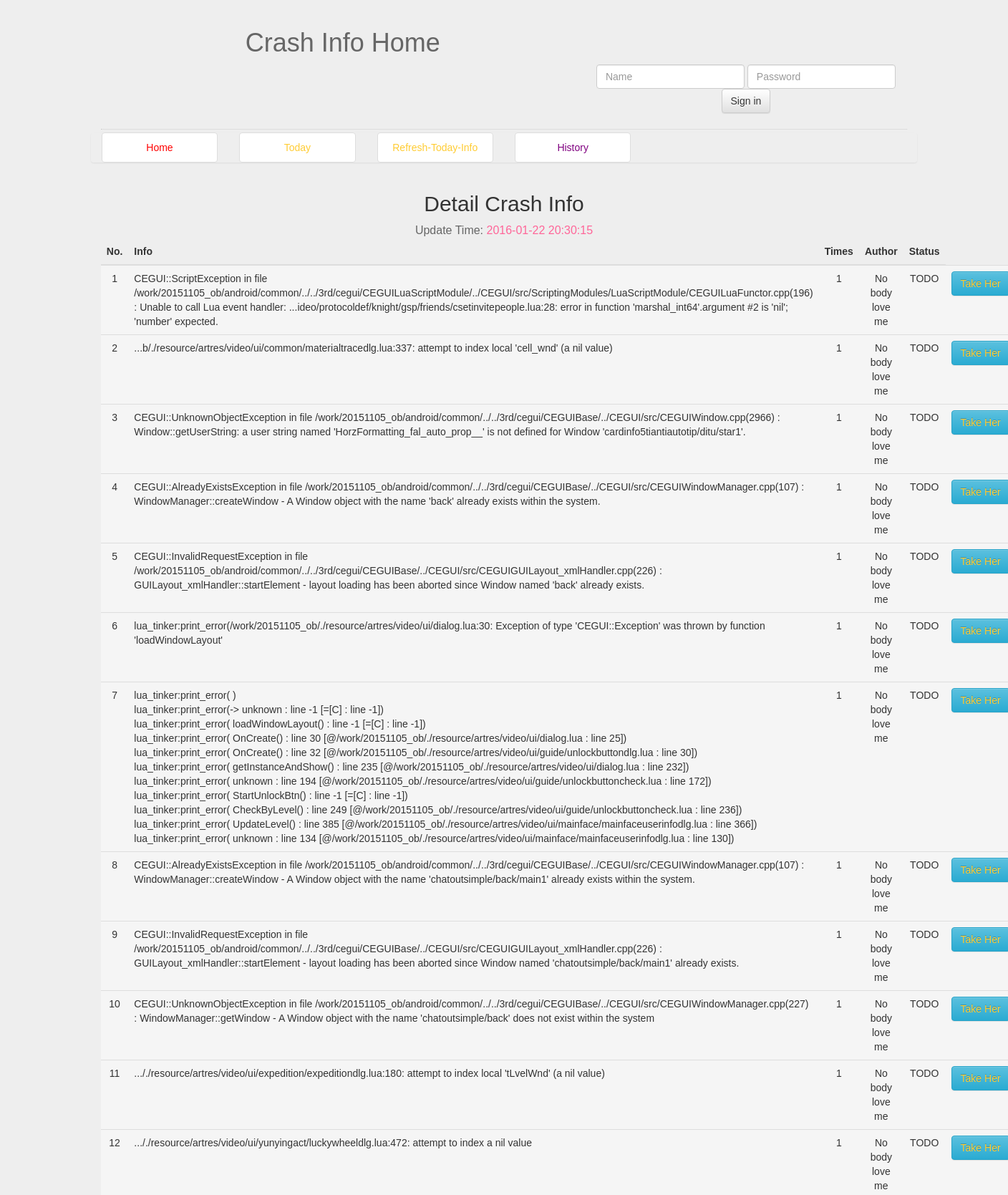
The app's page /show_today (upper part) with its own data.
### tables this page shows
CREATE TABLE crash_info (
                    id INTEGER PRIMARY KEY AUTOINCREMENT,
                    hash_value TEXT NOT NULL,
                    info TEXT NOT NULL,
                    times INTEGER NOT NULL,
                    status INTEGER,
                    author TEXT );

### main.py (the view)
@app.route('/show_today')
def show_today():
    status = check_today_db()
    if not status:
        flash("There is no today's data,please create id")
        return redirect(url_for('index'))
    session['req_today_db'] = get_today_date()
    db = get_db_inst_of_day(get_today_date())
    dat = [dict(id=r[0], hash=r[1], info=r[2], times=r[3], status=r[4], author=r[5])\
            for r in db.get_crash_data()]
    t = db_update_time_to_str(db.get_last_update())
    return render_template('main.html', status=status, data=dat, time=t)

### db_utils.py (called while the page is built)
    def get_crash_data(self):
        conn = sqlite3.connect(self.dbname)
        cur = conn.cursor()
        rows = cur.execute("select * from crash_info").fetchall()
        conn.close()
        return rows

    def get_last_update(self):
        conn = sqlite3.connect(self.dbname)
        cur = conn.cursor()
        row = cur.execute('select * from update_info order by id desc limit 1').fetchone()
        conn.close()
        return row

### utils.py (called while the page is built)
def db_update_time_to_str(row):
    if row is None:
        return ''
    return '%s-%02d-%02d %02d:%02d:%02d' % \
            (row[1], row[2], row[3], row[4], row[5], row[6])

def get_db_inst_of_day(date):
    return DB_model(date)

def get_today_date():
    return time.strftime('%Y-%m-%d', time.localtime(time.time()))

def check_today_db():
    db = './db/' + get_today_date() + '.db'
    if not os.path.isfile(db):
        return False
    return True

### templates/main.html
{% extends 'layout.html' %}
{% block list %}
<div class="list">
    <div class="row list-group" style="margin-top:3px;">
        <div class="col-xs-2">
            <a class="list-group-item" href="{{ url_for('index') }}" style='color:red'> Home </a>
        </div>
        <div class="col-xs-2">
            <a class="list-group-item" href="{{ url_for('show_today') }}">Today</a>
        </div>
        {% if status %}
        <div class="col-xs-2">
            <a class="list-group-item" href="{{ url_for('update') }}">Refresh-Today-Info</a>
        </div>
        {% else %}
        <div class="col-xs-2">
            <a class="list-group-item" href="{{ url_for('pulldata') }}">Create-Db</a>
        </div>
        {% endif %}
        <div class="col-xs-2">
            <a class="list-group-item" href="{{ url_for('history') }}" style='color:purple'> History </a>
        </div>
    </div>
</div>
{% endblock %}
{% block detail %}
<div class='content'>
    {% if data %}
    <h2> Detail Crash Info </h2>
    <div class="update-time">Update Time: <span>{{time}}</span></div>
        <table class='table table-hover'>
            <thead>
                <tr>
                    <th>No.</th>
                    <th>Info</th>
                    <th>Times</th>
                    <th>Author</th>
                    <th>Status</th>
                </tr>
            </thead>
            <tbody>
                {% for item in data %}
                <tr class={% if item.status == 0 %} "active"
                    {% elif item.status == 1 %}"warning"
                    {% elif item.status == 2 %}"success"
                    {% endif %}>
                    <td> {{ item.id }} </td>
                    {% autoescape false %}
                    <td class="crash-text"> {{ item.info }} </td>
                    {% endautoescape %}
                    <td> {{ item.times }} </td>
                    <td> {{ item.author }} </td>
                    {% if item.status == 0 %}
                    <td>TODO</td>
                    <td> <a class="btn btn-info" href="{{ url_for('takeit', id=item.id) }}">Take Her</a></td>
                    {% elif item.status == 1 %}
                    <td>DOING</td>
                    <td> <a class="btn btn-warning" href="{{ url_for('doit',id=item.id) }}" >Done</a></td>
                    {% elif item.status == 2 %}
                    <td>DONE</td>
                    <td class="btn btn-success"><strong>GAME OVER</strong></td>
                    {% endif %}
                </tr>
                {% endfor %}
            </tbody>
        </table>
    {% endif %}
</div>
{% endblock %}

### templates/layout.html (shortened to what this page needs)
<!DOCTYPE html>
<html lang='en'>
    <head>
        <link href="{{ url_for('static',filename='css/bootstrap.min.css') }}" rel="stylesheet">
        <link href="{{ url_for('static',filename='css/bootstrap-theme.min.css') }}" rel="stylesheet">
        <link href="{{ url_for('static',filename='css/style.css') }}" rel="stylesheet">
    </head>
    <body>
        <div class="page-header">
            <div class="info">
                <h1>Crash Info Home</h1>
            </div>
            {% if not session.login_in %}
            <div class="login">
                <form  class="form-inline" action="{{ url_for('login') }}" method="post">
                    <div class="form-group">
                        <input type="text" class="form-control" name="username" placeholder="Name">
                    </div>
                    <div class="form-group">
                        <input type="password" class="form-control" name="password" placeholder="Password">
                    </div>
                    <button type="submit" class="btn btn-default">Sign in</button>
                </form>
            </div>
            {% else %}
            <div class="nav-login">
                <a href="{{ url_for('logout') }}"> Sign Out </a>
            </div>
            {% endif %}
        </div>
        {% block list %}
        {% endblock %}
        {% block detail %}
        {% endblock %}
    </body>
</html>

### static/css/style.css (style rules this page uses)
body { margin:0 auto; padding: 0 auto; width:80%; font-family: sans-serif; background: #eee; }
a { text-decoration:none; }
a:link { color: #FFCC33; }
table { text-align:center; }
table .crash-text { text-align:left; }
.page-header .info { width:60%; text-align:center; font-size:20px;color:#666; }
.content h2 { text-align:center; }
.update-time { margin:0 auto; text-align:center; height:50; color: #666; font-size:16px }
.update-time span { color:#F69; }
.login { width:40%; text-align:center;display:inline; float:right }
.list { border-top:1px dotted #ccc;padding:1px; margin-top: 80px; text-align:center; }

### records on screen
crash_info: id "1", info "CEGUI::ScriptException in file /work/20151105_ob/android/common/../../3rd/cegui/CEGUILuaScriptModule/../CEGUI/src/ScriptingModules/LuaScriptModule/CEGUILuaFunctor.cpp(196) : Unable to call Lua event handler: ...ideo/protocoldef/knight/gsp/friends/csetinvitepeople.lua:28: error in function 'marshal_int64'.argument #2 is 'nil'; 'number' expected.", times "1", author "No body love me"
crash_info: id "2", info "...b/./resource/artres/video/ui/common/materialtracedlg.lua:337: attempt to index local 'cell_wnd' (a nil value)", times "1", author "No body love me"
crash_info: id "3", info "CEGUI::UnknownObjectException in file /work/20151105_ob/android/common/../../3rd/cegui/CEGUIBase/../CEGUI/src/CEGUIWindow.cpp(2966) : Window::getUserString: a user string named 'HorzFormatting_fal_auto_prop__' is not defined for Window 'cardinfo5tiantiautotip/ditu/star1'.", times "1", author "No body love me"
crash_info: id "4", info "CEGUI::AlreadyExistsException in file /work/20151105_ob/android/common/../../3rd/cegui/CEGUIBase/../CEGUI/src/CEGUIWindowManager.cpp(107) : WindowManager::createWindow - A Window object with the name 'back' already exists within the system.", times "1", author "No body love me"
crash_info: id "5", info "CEGUI::InvalidRequestException in file /work/20151105_ob/android/common/../../3rd/cegui/CEGUIBase/../CEGUI/src/CEGUIGUILayout_xmlHandler.cpp(226) : GUILayout_xmlHandler::startElement - layout loading has been aborted since Window named 'back' already exists.", times "1", author "No body love me"
crash_info: id "6", info "lua_tinker:print_error(/work/20151105_ob/./resource/artres/video/ui/dialog.lua:30: Exception of type 'CEGUI::Exception' was thrown by function 'loadWindowLayout'", times "1", author "No body love me"
crash_info: id "7", info "lua_tinker:print_error( ) lua_tinker:print_error(-> unknown : line -1 [=[C] : line -1]) lua_tinker:print_error( loadWindowLayout() : line -1 [=[C] : line -1]) lua_tinker:print_error( OnCreate() : line 30 [@/work/20151105_ob/./resource/artres/video/ui/dialog.lua : line 25]) lua_tinker:print_error( OnCreate() : line 32 [@/work/20151105_ob/./resource/artres/video/ui/guide/unlockbuttondlg.lua : line 30]) lua_tinker:print_error( getInstanceAndShow() : line 235 [@/work/20151105_ob/./resource/artres/video/ui/dialog.lua : line 232]) lua_tinker:print_error( unknown : line 194 [@/work/20151105_ob/./resource/artres/video/ui/guide/unlockbuttoncheck.lua : line 172]) lua_tinker:print_error(…", times "1", author "No body love me"
crash_info: id "8", info "CEGUI::AlreadyExistsException in file /work/20151105_ob/android/common/../../3rd/cegui/CEGUIBase/../CEGUI/src/CEGUIWindowManager.cpp(107) : WindowManager::createWindow - A Window object with the name 'chatoutsimple/back/main1' already exists within the system.", times "1", author "No body love me"
crash_info: id "9", info "CEGUI::InvalidRequestException in file /work/20151105_ob/android/common/../../3rd/cegui/CEGUIBase/../CEGUI/src/CEGUIGUILayout_xmlHandler.cpp(226) : GUILayout_xmlHandler::startElement - layout loading has been aborted since Window named 'chatoutsimple/back/main1' already exists.", times "1", author "No body love me"
crash_info: id "10", info "CEGUI::UnknownObjectException in file /work/20151105_ob/android/common/../../3rd/cegui/CEGUIBase/../CEGUI/src/CEGUIWindowManager.cpp(227) : WindowManager::getWindow - A Window object with the name 'chatoutsimple/back' does not exist within the system", times "1", author "No body love me"
crash_info: id "11", info "..././resource/artres/video/ui/expedition/expeditiondlg.lua:180: attempt to index local 'tLvelWnd' (a nil value)", times "1", author "No body love me"
crash_info: id "12", info "..././resource/artres/video/ui/yunyingact/luckywheeldlg.lua:472: attempt to index a nil value", times "1", author "No body love me"

### other values on screen
{{ time }} "2016-01-22 20:30:15"
